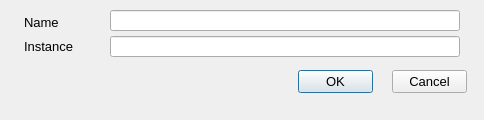
<?xml version="1.0" encoding="UTF-8"?>
<ui version="4.0">
 <class>Group_Dialog</class>
 <widget class="QDialog" name="Group_Dialog">
  <property name="geometry">
   <rect>
    <x>0</x>
    <y>0</y>
    <width>484</width>
    <height>120</height>
   </rect>
  </property>
  <property name="minimumSize">
   <size>
    <width>484</width>
    <height>120</height>
   </size>
  </property>
  <property name="maximumSize">
   <size>
    <width>484</width>
    <height>120</height>
   </size>
  </property>
  <property name="font">
   <font>
    <pointsize>10</pointsize>
   </font>
  </property>
  <property name="windowTitle">
   <string>Group options</string>
  </property>
  <widget class="QPushButton" name="_2">
   <property name="geometry">
    <rect>
     <x>392</x>
     <y>70</y>
     <width>75</width>
     <height>23</height>
    </rect>
   </property>
   <property name="text">
    <string>Cancel</string>
   </property>
   <property name="autoDefault">
    <bool>false</bool>
   </property>
   <property name="default">
    <bool>false</bool>
   </property>
  </widget>
  <widget class="QPushButton" name="_1">
   <property name="geometry">
    <rect>
     <x>298</x>
     <y>70</y>
     <width>75</width>
     <height>23</height>
    </rect>
   </property>
   <property name="text">
    <string>OK</string>
   </property>
   <property name="default">
    <bool>true</bool>
   </property>
  </widget>
  <widget class="QLabel" name="label_3">
   <property name="geometry">
    <rect>
     <x>24</x>
     <y>12</y>
     <width>77</width>
     <height>21</height>
    </rect>
   </property>
   <property name="text">
    <string>Name</string>
   </property>
  </widget>
  <widget class="QLineEdit" name="_100">
   <property name="geometry">
    <rect>
     <x>110</x>
     <y>10</y>
     <width>350</width>
     <height>21</height>
    </rect>
   </property>
  </widget>
  <widget class="QLineEdit" name="_101">
   <property name="geometry">
    <rect>
     <x>110</x>
     <y>36</y>
     <width>350</width>
     <height>21</height>
    </rect>
   </property>
  </widget>
  <widget class="QLabel" name="label_4">
   <property name="geometry">
    <rect>
     <x>24</x>
     <y>36</y>
     <width>77</width>
     <height>21</height>
    </rect>
   </property>
   <property name="text">
    <string>Instance</string>
   </property>
  </widget>
 </widget>
 <resources/>
 <connections/>
</ui>
